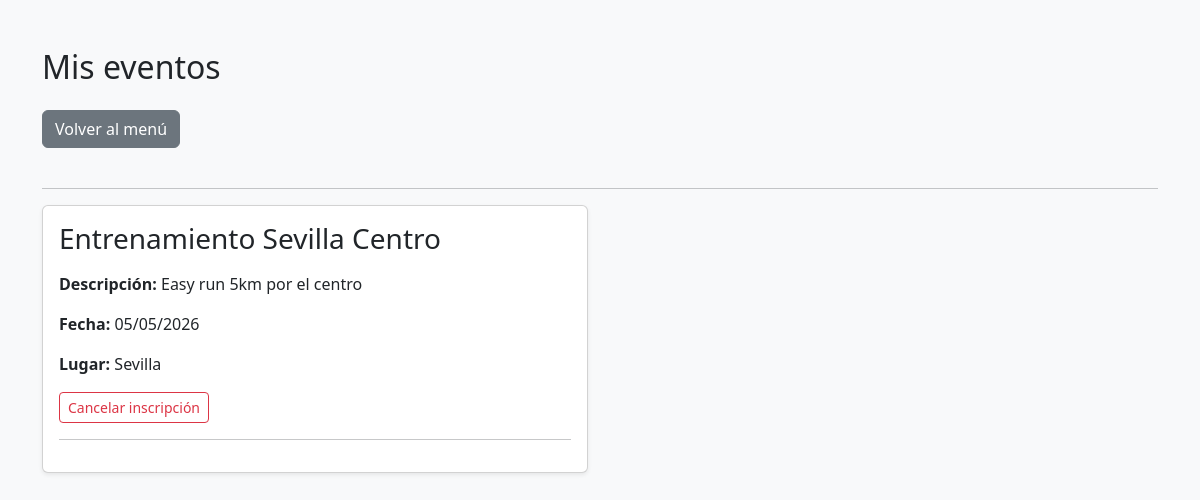
Screenshot of /runclub/mis_eventos.php (signed in) with the database file from the repository.
### tables this page shows
CREATE TABLE `eventos` (
  `id` int(11) NOT NULL,
  `nombre` varchar(100) NOT NULL,
  `descripcion` text NOT NULL,
  `fecha` date NOT NULL,
  `lugar` varchar(100) NOT NULL,
  `plazas` int(11) NOT NULL,
  `created_at` timestamp NOT NULL DEFAULT current_timestamp()
);

### runclub/mis_eventos.php (the view, shortened to what this page needs)
<?php
include("conexion.php");
$usuario_id = $_SESSION["id"];
$sql = "SELECT eventos.*
        FROM eventos
        INNER JOIN inscripciones
        ON eventos.id = inscripciones.evento_id
        WHERE inscripciones.usuario_id = '$usuario_id'
        AND eventos.fecha >= CURDATE()
        ORDER BY eventos.fecha ASC";
$resultado = $conn->query($sql);
?>
<!DOCTYPE html>
<html>
<head>
    <link href="https://cdn.jsdelivr.net/npm/bootstrap@5.3.2/dist/css/bootstrap.min.css" rel="stylesheet">
</head>
<body class="bg-light">
<div class="container mt-5">
<h2 class="mb-4">Mis eventos</h2>
<a href="dashboard.php" class="btn btn-secondary mb-4">Volver al menú</a>
<hr>
<?php
if ($resultado->num_rows > 0) {
        echo "<div class='row'>";
    while ($evento = $resultado->fetch_assoc()) {
        $fecha_formateada = date("d/m/Y", strtotime($evento["fecha"]));
        echo "<div class='col-md-6'>";
        echo "<div class='card mb-4 shadow-sm'>";
        echo "<div class='card-body'>";
        echo "<h3 class='card-title'>" . $evento["nombre"] . "</h3>";
        echo "<p class='card-text'>";
        echo "<p><strong>Descripción:</strong> " . $evento["descripcion"] . "</p>";
        echo "<p><strong>Fecha:</strong> " . $fecha_formateada . "</p>";
        echo "<p><strong>Lugar:</strong> " . $evento["lugar"] . "</p>";
        echo "<form method='POST' action=''>";
        echo "<button class='btn btn-outline-danger btn-sm' type='submit' name='cancelar' onclick=\"return confirm('¿Estás seguro de que quieres cancelar este evento?');\">Cancelar inscripción</button>";
        echo "</form>";
        echo "<hr>";
        echo "</div>";
        echo "</div>";
        echo "</div>";
    }
        echo "</div>";
} else {
        echo "No estás inscrito en ningún evento.";
}
?>
</body>
</html>

### rows the page displays
eventos: nombre "Entrenamiento Sevilla Centro", descripcion "Easy run 5km por el centro", fecha "05/05/2026", lugar "Sevilla"
